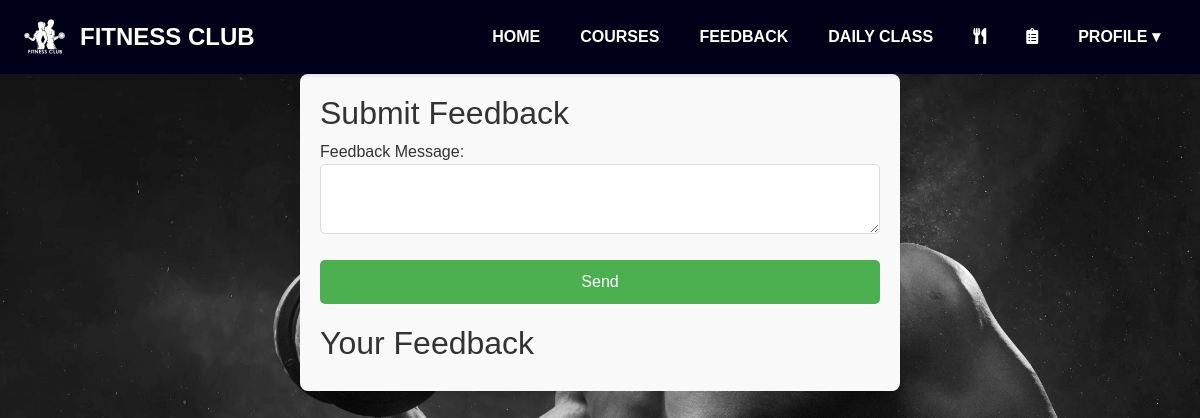
Before: /feedback/ (signed in) with the older database file.
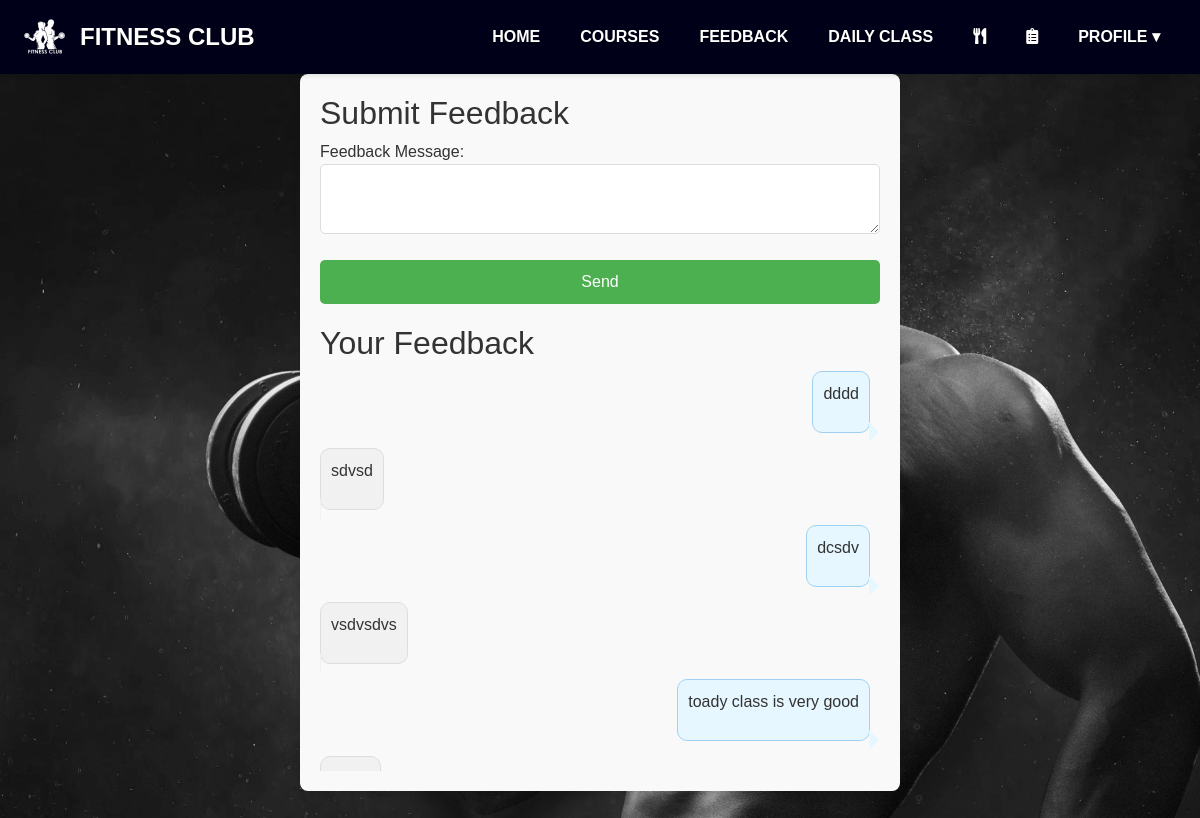
After: the same page with the newer database file.
### gymapp/models.py (models this page shows, shortened)
class Feedback(models.Model):
    user = models.ForeignKey(User, on_delete=models.CASCADE)
    message = models.TextField()
    admin_reply = models.TextField(blank=True, null=True)
    submitted_at = models.DateTimeField(auto_now_add=True)
    replied_at = models.DateTimeField(blank=True, null=True)

### gymapp/views.py (the view)
# urls.py: path('feedback/', views.feedback_view, name='feedback'),
def feedback_view(request):
    if request.method == 'POST':
        form = FeedbackForm(request.POST)
        if form.is_valid():
            feedback = form.save(commit=False)
            feedback.user = request.user
            feedback.save()
            return redirect('feedback')
    else:
        form = FeedbackForm()
    feedbacks = Feedback.objects.filter(user=request.user)
    return render(request, 'feedback.html', {'form': form, 'feedbacks': feedbacks})

### gymapp/forms.py
class FeedbackForm(forms.ModelForm):
    class Meta:
        model = Feedback
        fields = ['message']
        widgets = {
            'message': forms.Textarea(attrs={
                'class': 'message-field form-control',
                'rows': 2,
                'aria-label': 'Feedback message',
            }),
        }
    def __init__(self, *args, **kwargs):
        super(FeedbackForm, self).__init__(*args, **kwargs)
        self.fields['message'].label = 'Feedback Message'

### gymapp/templates/feedback.html (shortened to what this page needs)
{% extends 'base.html' %}
{% load static %}
{% block content %}
<!DOCTYPE html>
<html lang="en">
<head>
</head>
<body>
    <div class="feedback-container">
        <h2>Submit Feedback</h2>
        <form method="post" class="feedback-form">
            {{ form.as_p }}
            <button type="submit">Send</button>
        </form>
        <h2>Your Feedback</h2>
        <div class="chat-box">
            {% for feedback in feedbacks %}
                <div class="chat-message user-message">
                    <p>{{ feedback.message }}</p>
                </div>
                {% if feedback.admin_reply %}
                    <div class="chat-message admin-message">
                        <p>{{ feedback.admin_reply }}</p>
                    </div>
                {% endif %}
            {% endfor %}
        </div>
    </div>
</body>
</html>
{% endblock %}

Changed rows visible on the page:
added Feedback: message "dddd", admin_reply "sdvsd"
added Feedback: message "dcsdv", admin_reply "vsdvsdvs"
added Feedback: message "toady class is very good"
